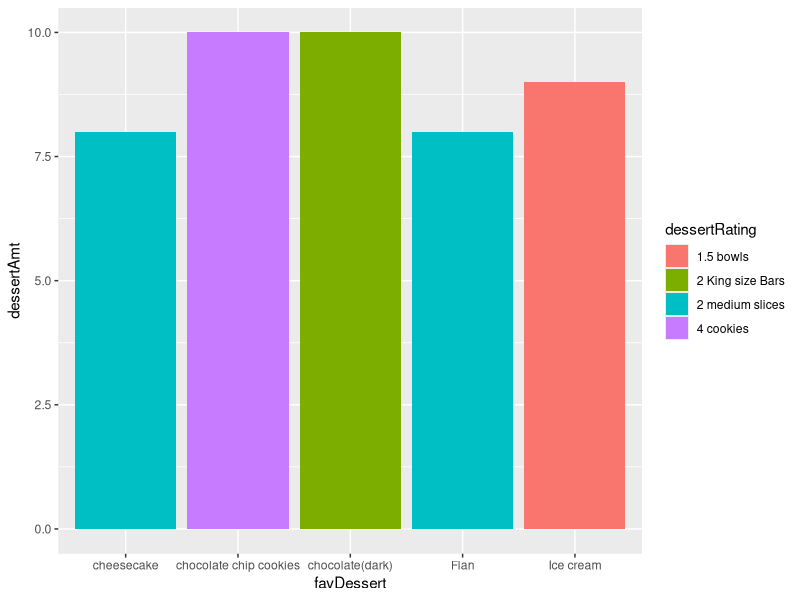

The R script that drew this image:
## ---- chunk 1
library(readr)
favorites <- read_csv("Book1.csv")
favorites$`favorite dessert` <- as.factor(favorites$`favorite dessert`)
favorites$`dessert amount` <- as.factor(favorites$`dessert amount`)
favorites$`dessert rating` <- as.numeric(favorites$`dessert rating`)
colnames(favorites) <- c("favDessert", "dessertAmt", "dessertRating")
summary(favorites)

library(ggplot2)
ggplot(favorites, aes(x=favDessert,y = dessertAmt,fill=dessertRating))+geom_bar(stat="identity")

